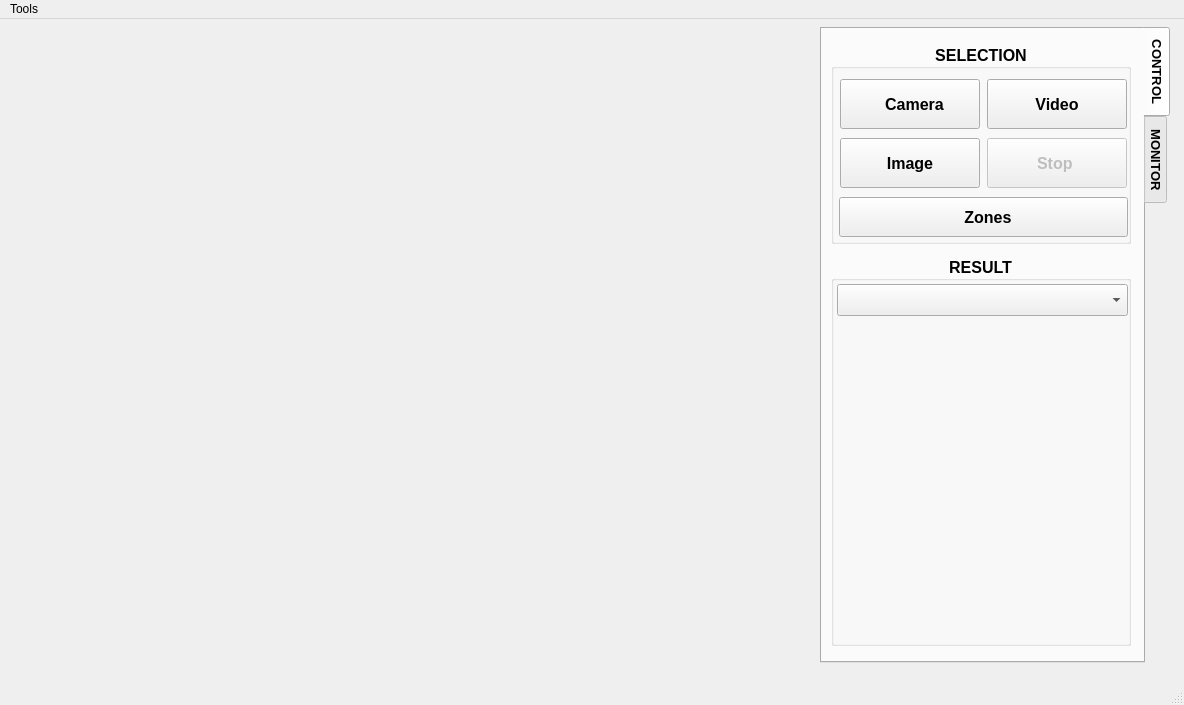
<?xml version="1.0" encoding="UTF-8"?>
<ui version="4.0">
 <class>MainWindow</class>
 <widget class="QMainWindow" name="MainWindow">
  <property name="geometry">
   <rect>
    <x>0</x>
    <y>0</y>
    <width>1184</width>
    <height>705</height>
   </rect>
  </property>
  <property name="minimumSize">
   <size>
    <width>1180</width>
    <height>705</height>
   </size>
  </property>
  <property name="maximumSize">
   <size>
    <width>1184</width>
    <height>705</height>
   </size>
  </property>
  <property name="windowTitle">
   <string>AI Crowd Analytics</string>
  </property>
  <widget class="QWidget" name="centralwidget">
   <widget class="QTabWidget" name="tabWidget">
    <property name="geometry">
     <rect>
      <x>820</x>
      <y>8</y>
      <width>350</width>
      <height>636</height>
     </rect>
    </property>
    <property name="sizePolicy">
     <sizepolicy hsizetype="Minimum" vsizetype="Minimum">
      <horstretch>0</horstretch>
      <verstretch>0</verstretch>
     </sizepolicy>
    </property>
    <property name="minimumSize">
     <size>
      <width>350</width>
      <height>636</height>
     </size>
    </property>
    <property name="maximumSize">
     <size>
      <width>350</width>
      <height>636</height>
     </size>
    </property>
    <property name="baseSize">
     <size>
      <width>0</width>
      <height>0</height>
     </size>
    </property>
    <property name="font">
     <font>
      <pointsize>10</pointsize>
      <weight>75</weight>
      <bold>true</bold>
     </font>
    </property>
    <property name="tabPosition">
     <enum>QTabWidget::East</enum>
    </property>
    <property name="tabShape">
     <enum>QTabWidget::Rounded</enum>
    </property>
    <property name="currentIndex">
     <number>0</number>
    </property>
    <property name="iconSize">
     <size>
      <width>16</width>
      <height>16</height>
     </size>
    </property>
    <property name="elideMode">
     <enum>Qt::ElideLeft</enum>
    </property>
    <property name="usesScrollButtons">
     <bool>true</bool>
    </property>
    <property name="documentMode">
     <bool>false</bool>
    </property>
    <property name="tabsClosable">
     <bool>false</bool>
    </property>
    <property name="movable">
     <bool>false</bool>
    </property>
    <property name="tabBarAutoHide">
     <bool>false</bool>
    </property>
    <widget class="QWidget" name="tab_control">
     <property name="sizePolicy">
      <sizepolicy hsizetype="Minimum" vsizetype="Minimum">
       <horstretch>0</horstretch>
       <verstretch>0</verstretch>
      </sizepolicy>
     </property>
     <property name="maximumSize">
      <size>
       <width>700</width>
       <height>16777215</height>
      </size>
     </property>
     <attribute name="title">
      <string>CONTROL</string>
     </attribute>
     <layout class="QVBoxLayout" name="verticalLayout_4">
      <item>
       <widget class="QGroupBox" name="groupBox_7">
        <property name="sizePolicy">
         <sizepolicy hsizetype="Minimum" vsizetype="Minimum">
          <horstretch>0</horstretch>
          <verstretch>0</verstretch>
         </sizepolicy>
        </property>
        <property name="minimumSize">
         <size>
          <width>300</width>
          <height>200</height>
         </size>
        </property>
        <property name="maximumSize">
         <size>
          <width>300</width>
          <height>200</height>
         </size>
        </property>
        <property name="font">
         <font>
          <family>Segoe UI</family>
          <pointsize>12</pointsize>
          <weight>75</weight>
          <bold>true</bold>
         </font>
        </property>
        <property name="title">
         <string>SELECTION</string>
        </property>
        <property name="alignment">
         <set>Qt::AlignCenter</set>
        </property>
        <property name="flat">
         <bool>true</bool>
        </property>
        <widget class="QWidget" name="layoutWidget">
         <property name="geometry">
          <rect>
           <x>8</x>
           <y>34</y>
           <width>289</width>
           <height>52</height>
          </rect>
         </property>
         <layout class="QHBoxLayout" name="horizontalLayout_2">
          <item>
           <widget class="QPushButton" name="pushButton_Camera">
            <property name="sizePolicy">
             <sizepolicy hsizetype="Minimum" vsizetype="Minimum">
              <horstretch>0</horstretch>
              <verstretch>0</verstretch>
             </sizepolicy>
            </property>
            <property name="minimumSize">
             <size>
              <width>140</width>
              <height>50</height>
             </size>
            </property>
            <property name="maximumSize">
             <size>
              <width>140</width>
              <height>50</height>
             </size>
            </property>
            <property name="font">
             <font>
              <family>Segoe UI</family>
              <pointsize>12</pointsize>
              <weight>75</weight>
              <bold>true</bold>
             </font>
            </property>
            <property name="text">
             <string>  Camera</string>
            </property>
            <property name="icon">
             <iconset>
              <normaloff>icons/start.png</normaloff>icons/start.png</iconset>
            </property>
            <property name="iconSize">
             <size>
              <width>25</width>
              <height>25</height>
             </size>
            </property>
           </widget>
          </item>
          <item>
           <widget class="QPushButton" name="pushButton_Video">
            <property name="sizePolicy">
             <sizepolicy hsizetype="Minimum" vsizetype="Minimum">
              <horstretch>0</horstretch>
              <verstretch>0</verstretch>
             </sizepolicy>
            </property>
            <property name="minimumSize">
             <size>
              <width>140</width>
              <height>50</height>
             </size>
            </property>
            <property name="maximumSize">
             <size>
              <width>140</width>
              <height>50</height>
             </size>
            </property>
            <property name="font">
             <font>
              <pointsize>12</pointsize>
              <weight>75</weight>
              <bold>true</bold>
             </font>
            </property>
            <property name="text">
             <string>Video</string>
            </property>
            <property name="icon">
             <iconset>
              <normaloff>icons/bypass.png</normaloff>icons/bypass.png</iconset>
            </property>
            <property name="iconSize">
             <size>
              <width>25</width>
              <height>25</height>
             </size>
            </property>
           </widget>
          </item>
         </layout>
        </widget>
        <widget class="QWidget" name="layoutWidget_2">
         <property name="geometry">
          <rect>
           <x>8</x>
           <y>93</y>
           <width>289</width>
           <height>52</height>
          </rect>
         </property>
         <layout class="QHBoxLayout" name="horizontalLayout_3">
          <item>
           <widget class="QPushButton" name="pushButton_Image">
            <property name="sizePolicy">
             <sizepolicy hsizetype="Minimum" vsizetype="Minimum">
              <horstretch>0</horstretch>
              <verstretch>0</verstretch>
             </sizepolicy>
            </property>
            <property name="minimumSize">
             <size>
              <width>140</width>
              <height>50</height>
             </size>
            </property>
            <property name="maximumSize">
             <size>
              <width>140</width>
              <height>50</height>
             </size>
            </property>
            <property name="font">
             <font>
              <family>Segoe UI</family>
              <pointsize>12</pointsize>
              <weight>75</weight>
              <bold>true</bold>
             </font>
            </property>
            <property name="text">
             <string>  Image  </string>
            </property>
            <property name="icon">
             <iconset>
              <normaloff>icons/manual.png</normaloff>icons/manual.png</iconset>
            </property>
            <property name="iconSize">
             <size>
              <width>25</width>
              <height>25</height>
             </size>
            </property>
           </widget>
          </item>
          <item>
           <widget class="QPushButton" name="pushButton_Stop">
            <property name="enabled">
             <bool>false</bool>
            </property>
            <property name="sizePolicy">
             <sizepolicy hsizetype="Minimum" vsizetype="Minimum">
              <horstretch>0</horstretch>
              <verstretch>0</verstretch>
             </sizepolicy>
            </property>
            <property name="minimumSize">
             <size>
              <width>140</width>
              <height>50</height>
             </size>
            </property>
            <property name="maximumSize">
             <size>
              <width>140</width>
              <height>50</height>
             </size>
            </property>
            <property name="font">
             <font>
              <pointsize>12</pointsize>
              <weight>75</weight>
              <bold>true</bold>
             </font>
            </property>
            <property name="text">
             <string>  Stop   </string>
            </property>
            <property name="icon">
             <iconset>
              <normaloff>icons/stop.png</normaloff>icons/stop.png</iconset>
            </property>
            <property name="iconSize">
             <size>
              <width>25</width>
              <height>25</height>
             </size>
            </property>
           </widget>
          </item>
         </layout>
        </widget>
        <widget class="QWidget" name="layoutWidget_3">
         <property name="geometry">
          <rect>
           <x>8</x>
           <y>150</y>
           <width>289</width>
           <height>46</height>
          </rect>
         </property>
         <layout class="QHBoxLayout" name="horizontalLayout_zones">
          <item>
           <widget class="QPushButton" name="pushButton_Zones">
            <property name="minimumSize">
             <size>
              <width>285</width>
              <height>40</height>
             </size>
            </property>
            <property name="font">
             <font>
              <family>Segoe UI</family>
              <pointsize>12</pointsize>
              <weight>75</weight>
              <bold>true</bold>
             </font>
            </property>
            <property name="toolTip">
             <string>Draw counting zones on an image or video</string>
            </property>
            <property name="text">
             <string>  Zones</string>
            </property>
            <property name="icon">
             <iconset>
              <normaloff>icons/zoom-fit.png</normaloff>icons/zoom-fit.png</iconset>
            </property>
            <property name="iconSize">
             <size>
              <width>22</width>
              <height>22</height>
             </size>
            </property>
           </widget>
          </item>
         </layout>
        </widget>
       </widget>
      </item>
      <item>
       <widget class="QGroupBox" name="groupBox_8">
        <property name="minimumSize">
         <size>
          <width>300</width>
          <height>390</height>
         </size>
        </property>
        <property name="maximumSize">
         <size>
          <width>300</width>
          <height>390</height>
         </size>
        </property>
        <property name="font">
         <font>
          <family>Segoe UI</family>
          <pointsize>12</pointsize>
          <weight>75</weight>
          <bold>true</bold>
         </font>
        </property>
        <property name="title">
         <string>RESULT</string>
        </property>
        <property name="alignment">
         <set>Qt::AlignCenter</set>
        </property>
        <property name="flat">
         <bool>true</bool>
        </property>
        <layout class="QVBoxLayout" name="verticalLayout_11" stretch="0,0,0">
         <property name="spacing">
          <number>0</number>
         </property>
         <property name="leftMargin">
          <number>3</number>
         </property>
         <property name="topMargin">
          <number>0</number>
         </property>
         <property name="rightMargin">
          <number>0</number>
         </property>
         <property name="bottomMargin">
          <number>3</number>
         </property>
         <item>
          <widget class="QComboBox" name="comboBox_Mode">
           <property name="minimumSize">
            <size>
             <width>290</width>
             <height>32</height>
            </size>
           </property>
           <property name="font">
            <font>
             <family>Segoe UI</family>
             <pointsize>11</pointsize>
            </font>
           </property>
          </widget>
         </item>
         <item>
          <widget class="QLabel" name="label_View">
           <property name="enabled">
            <bool>true</bool>
           </property>
           <property name="sizePolicy">
            <sizepolicy hsizetype="Ignored" vsizetype="Ignored">
             <horstretch>0</horstretch>
             <verstretch>0</verstretch>
            </sizepolicy>
           </property>
           <property name="minimumSize">
            <size>
             <width>290</width>
             <height>200</height>
            </size>
           </property>
           <property name="maximumSize">
            <size>
             <width>290</width>
             <height>200</height>
            </size>
           </property>
           <property name="font">
            <font>
             <pointsize>11</pointsize>
             <weight>75</weight>
             <bold>true</bold>
            </font>
           </property>
           <property name="text">
            <string/>
           </property>
           <property name="scaledContents">
            <bool>true</bool>
           </property>
           <property name="alignment">
            <set>Qt::AlignCenter</set>
           </property>
          </widget>
         </item>
         <item>
          <widget class="QLabel" name="label_Result">
           <property name="minimumSize">
            <size>
             <width>290</width>
             <height>115</height>
            </size>
           </property>
           <property name="maximumSize">
            <size>
             <width>290</width>
             <height>115</height>
            </size>
           </property>
           <property name="font">
            <font>
             <family>Segoe UI</family>
             <pointsize>12</pointsize>
             <weight>75</weight>
             <bold>true</bold>
            </font>
           </property>
           <property name="alignment">
            <set>Qt::AlignCenter</set>
           </property>
           <property name="wordWrap">
            <bool>true</bool>
           </property>
          </widget>
         </item>
        </layout>
       </widget>
      </item>
     </layout>
    </widget>
    <widget class="QWidget" name="tab_monitor">
     <property name="maximumSize">
      <size>
       <width>700</width>
       <height>16777215</height>
      </size>
     </property>
     <attribute name="title">
      <string>MONITOR</string>
     </attribute>
     <layout class="QVBoxLayout" name="verticalLayout_3" stretch="0">
      <item>
       <widget class="QGroupBox" name="groupBox_9">
        <property name="minimumSize">
         <size>
          <width>0</width>
          <height>0</height>
         </size>
        </property>
        <property name="maximumSize">
         <size>
          <width>350</width>
          <height>200</height>
         </size>
        </property>
        <property name="font">
         <font>
          <family>Segoe UI</family>
          <pointsize>8</pointsize>
          <weight>75</weight>
          <bold>true</bold>
         </font>
        </property>
        <property name="title">
         <string>PC PERFORMANCE</string>
        </property>
        <property name="alignment">
         <set>Qt::AlignHCenter|Qt::AlignTop</set>
        </property>
        <layout class="QVBoxLayout" name="verticalLayout_2">
         <item>
          <layout class="QVBoxLayout" name="verticalLayout_7">
           <item>
            <layout class="QHBoxLayout" name="horizontalLayout_17" stretch="2,9,2,1">
             <property name="spacing">
              <number>6</number>
             </property>
             <property name="bottomMargin">
              <number>0</number>
             </property>
             <item>
              <widget class="QLabel" name="label_19">
               <property name="maximumSize">
                <size>
                 <width>16777215</width>
                 <height>25</height>
                </size>
               </property>
               <property name="text">
                <string>CPU</string>
               </property>
               <property name="alignment">
                <set>Qt::AlignCenter</set>
               </property>
              </widget>
             </item>
             <item>
              <widget class="QProgressBar" name="progressBar_CPU">
               <property name="sizePolicy">
                <sizepolicy hsizetype="Preferred" vsizetype="Preferred">
                 <horstretch>0</horstretch>
                 <verstretch>0</verstretch>
                </sizepolicy>
               </property>
               <property name="maximumSize">
                <size>
                 <width>300</width>
                 <height>12</height>
                </size>
               </property>
               <property name="font">
                <font>
                 <pointsize>8</pointsize>
                 <weight>75</weight>
                 <bold>true</bold>
                </font>
               </property>
               <property name="value">
                <number>15</number>
               </property>
              </widget>
             </item>
             <item>
              <widget class="QLabel" name="label_24">
               <property name="maximumSize">
                <size>
                 <width>16777215</width>
                 <height>25</height>
                </size>
               </property>
               <property name="text">
                <string/>
               </property>
              </widget>
             </item>
             <item>
              <widget class="QLabel" name="label_25">
               <property name="text">
                <string/>
               </property>
              </widget>
             </item>
            </layout>
           </item>
           <item>
            <layout class="QHBoxLayout" name="horizontalLayout_18" stretch="2,9,2,1">
             <item>
              <widget class="QLabel" name="label_26">
               <property name="maximumSize">
                <size>
                 <width>16777215</width>
                 <height>25</height>
                </size>
               </property>
               <property name="text">
                <string>RAM</string>
               </property>
               <property name="alignment">
                <set>Qt::AlignCenter</set>
               </property>
              </widget>
             </item>
             <item>
              <widget class="QProgressBar" name="progressBar_RAM">
               <property name="maximumSize">
                <size>
                 <width>16777215</width>
                 <height>12</height>
                </size>
               </property>
               <property name="font">
                <font>
                 <pointsize>8</pointsize>
                 <weight>75</weight>
                 <bold>true</bold>
                </font>
               </property>
               <property name="value">
                <number>50</number>
               </property>
              </widget>
             </item>
             <item>
              <widget class="QLabel" name="ram">
               <property name="maximumSize">
                <size>
                 <width>16777215</width>
                 <height>25</height>
                </size>
               </property>
               <property name="text">
                <string>3.5/4</string>
               </property>
              </widget>
             </item>
             <item>
              <widget class="QLabel" name="label_27">
               <property name="text">
                <string>GB</string>
               </property>
              </widget>
             </item>
            </layout>
           </item>
           <item>
            <layout class="QHBoxLayout" name="horizontalLayout_21" stretch="2,9,2,1">
             <item>
              <widget class="QLabel" name="label_28">
               <property name="maximumSize">
                <size>
                 <width>16777215</width>
                 <height>25</height>
                </size>
               </property>
               <property name="text">
                <string>DISK</string>
               </property>
               <property name="alignment">
                <set>Qt::AlignCenter</set>
               </property>
              </widget>
             </item>
             <item>
              <widget class="QProgressBar" name="progressBar_DISK">
               <property name="maximumSize">
                <size>
                 <width>16777215</width>
                 <height>12</height>
                </size>
               </property>
               <property name="font">
                <font>
                 <pointsize>8</pointsize>
                 <weight>75</weight>
                 <bold>true</bold>
                 <kerning>true</kerning>
                </font>
               </property>
               <property name="value">
                <number>85</number>
               </property>
              </widget>
             </item>
             <item>
              <widget class="QLabel" name="disk">
               <property name="maximumSize">
                <size>
                 <width>700</width>
                 <height>25</height>
                </size>
               </property>
               <property name="text">
                <string>45/64</string>
               </property>
              </widget>
             </item>
             <item>
              <widget class="QLabel" name="label_29">
               <property name="text">
                <string>GB</string>
               </property>
              </widget>
             </item>
            </layout>
           </item>
          </layout>
         </item>
        </layout>
       </widget>
      </item>
     </layout>
    </widget>
   </widget>
   <widget class="QLabel" name="label_Image">
    <property name="enabled">
     <bool>true</bool>
    </property>
    <property name="geometry">
     <rect>
      <x>10</x>
      <y>50</y>
      <width>800</width>
      <height>570</height>
     </rect>
    </property>
    <property name="sizePolicy">
     <sizepolicy hsizetype="Ignored" vsizetype="Ignored">
      <horstretch>0</horstretch>
      <verstretch>0</verstretch>
     </sizepolicy>
    </property>
    <property name="minimumSize">
     <size>
      <width>800</width>
      <height>570</height>
     </size>
    </property>
    <property name="maximumSize">
     <size>
      <width>800</width>
      <height>570</height>
     </size>
    </property>
    <property name="font">
     <font>
      <pointsize>46</pointsize>
      <weight>75</weight>
      <bold>true</bold>
     </font>
    </property>
    <property name="text">
     <string/>
    </property>
    <property name="scaledContents">
     <bool>true</bool>
    </property>
    <property name="alignment">
     <set>Qt::AlignCenter</set>
    </property>
   </widget>
  </widget>
  <widget class="QStatusBar" name="statusbar"/>
  <widget class="QMenuBar" name="menuBar">
   <property name="geometry">
    <rect>
     <x>0</x>
     <y>0</y>
     <width>1184</width>
     <height>26</height>
    </rect>
   </property>
   <widget class="QMenu" name="menuTools">
    <property name="title">
     <string>Tools</string>
    </property>
    <addaction name="action_Config"/>
   </widget>
   <addaction name="menuTools"/>
  </widget>
  <action name="action_Config">
   <property name="text">
    <string>Zone Setup</string>
   </property>
   <property name="font">
    <font>
     <family>Segoe UI</family>
     <pointsize>10</pointsize>
     <weight>75</weight>
     <bold>true</bold>
    </font>
   </property>
  </action>
 </widget>
 <resources/>
 <connections/>
</ui>
